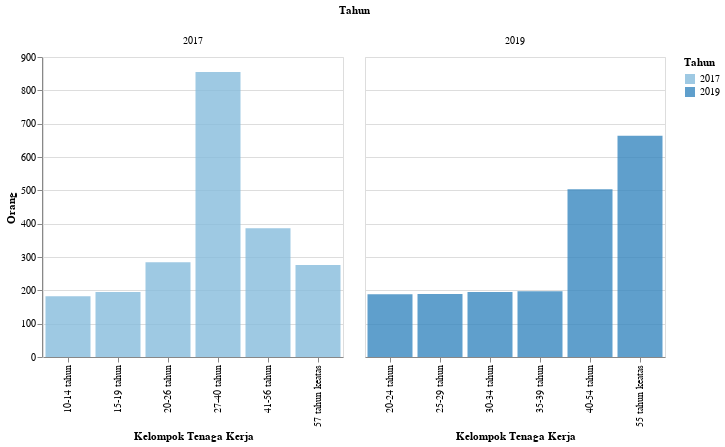

The code cell stored with this chart in its notebook:
### Markdown cell above
<h2> Kelompok Usia Tenaga Kerja</h2>

### Code cell
df_4 = data('Kelompok Tenaga Kerja')
plot_2(df_4,'Orang','Kelompok Tenaga Kerja',300)

### Figure 1 — Vega-Lite specification as saved in the notebook (floating-point values rounded to 4 significant figures)
{"config": {"view": {"continuousWidth": 400, "continuousHeight": 300}}, "data": {"name": "data-6d3ac26be3dd7f8b352474f53d988d1d"}, "mark": {"type": "bar", "opacity": 0.8}, "encoding": {"color": {"condition": {"type": "ordinal", "field": "Tahun", "selection": "selector119"}, "value": "lightgray"}, "column": {"type": "ordinal", "field": "Tahun"}, "tooltip": [{"type": "quantitative", "field": "Tahun"}, {"type": "nominal", "field": "Keterangan"}, {"type": "nominal", "field": "N"}, {"type": "nominal", "field": "Satuan"}], "x": {"type": "ordinal", "field": "Keterangan", "title": "Kelompok Tenaga Kerja"}, "y": {"type": "quantitative", "field": "N", "title": "Orang"}}, "resolve": {"scale": {"x": "independent"}}, "selection": {"selector119": {"type": "single", "encodings": ["x", "color"]}, "selector120": {"type": "interval", "bind": "scales", "encodings": ["x", "y"]}}, "width": 300, "$schema": "https://vega.github.io/schema/vega-lite/v4.8.1.json", "datasets": {"data-6d3ac26be3dd7f8b352474f53d988d1d": [{"Tahun": 2017, "Kode": 1, "Data": "Kependudukan", "Kode Kategori": 1.6, "Kategori": "Kelompok Tenaga Kerja", "Keterangan": "10-14 tahun", "N": "182", "Satuan": "Orang"}, {"Tahun": 2017, "Kode": 1, "Data": "Kependudukan", "Kode Kategori": 1.6, "Kategori": "Kelompok Tenaga Kerja", "Keterangan": "15-19 tahun", "N": "195", "Satuan": "Orang"}, {"Tahun": 2017, "Kode": 1, "Data": "Kependudukan", "Kode Kategori": 1.6, "Kategori": "Kelompok Tenaga Kerja", "Keterangan": "20-26 tahun", "N": "284", "Satuan": "Orang"}, {"Tahun": 2017, "Kode": 1, "Data": "Kependudukan", "Kode Kategori": 1.6, "Kategori": "Kelompok Tenaga Kerja", "Keterangan": "27-40 tahun", "N": "855", "Satuan": "Orang"}, {"Tahun": 2017, "Kode": 1, "Data": "Kependudukan", "Kode Kategori": 1.6, "Kategori": "Kelompok Tenaga Kerja", "Keterangan": "41-56 tahun", "N": "386", "Satuan": "Orang"}, {"Tahun": 2017, "Kode": 1, "Data": "Kependudukan", "Kode Kategori": 1.6, "Kategori": "Kelompok Tenaga Kerja", "Keterangan": "57 tahun keatas", "N": "276", "Satuan": "Orang"}, {"Tahun": 2019, "Kode": 1, "Data": "Kependudukan", "Kode Kategori": 1.6, "Kategori": "Kelompok Tenaga Kerja", "Keterangan": "20-24 tahun", "N": 188.0, "Satuan": "Orang"}, {"Tahun": 2019, "Kode": 1, "Data": "Kependudukan", "Kode Kategori": 1.6, "Kategori": "Kelompok Tenaga Kerja", "Keterangan": "25-29 tahun", "N": 189.0, "Satuan": "Orang"}, {"Tahun": 2019, "Kode": 1, "Data": "Kependudukan", "Kode Kategori": 1.6, "Kategori": "Kelompok Tenaga Kerja", "Keterangan": "30-34 tahun", "N": 195.0, "Satuan": "Orang"}, {"Tahun": 2019, "Kode": 1, "Data": "Kependudukan", "Kode Kategori": 1.6, "Kategori": "Kelompok Tenaga Kerja", "Keterangan": "35-39 tahun", "N": 197.0, "Satuan": "Orang"}, {"Tahun": 2019, "Kode": 1, "Data": "Kependudukan", "Kode Kategori": 1.6, "Kategori": "Kelompok Tenaga Kerja", "Keterangan": "40-54 tahun", "N": 503.0, "Satuan": "Orang"}, {"Tahun": 2019, "Kode": 1, "Data": "Kependudukan", "Kode Kategori": 1.6, "Kategori": "Kelompok Tenaga Kerja", "Keterangan": "55 tahun keatas", "N": 664.0, "Satuan": "Orang"}]}}
